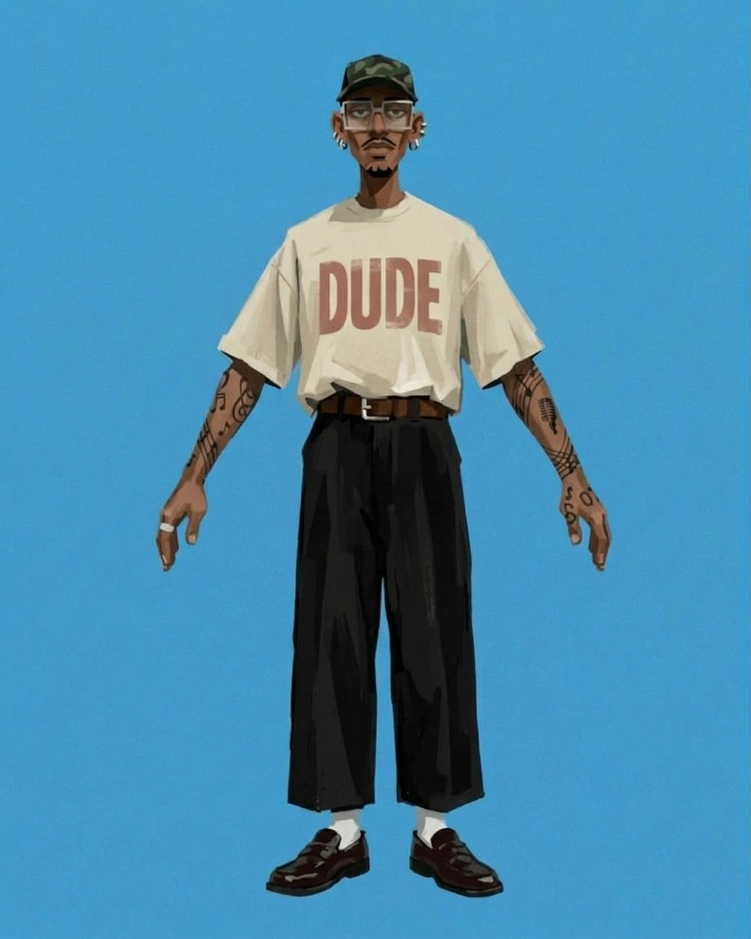
#> input picture art/dude-apose.jpg, 751 x 939 px, shrunk from 921 x 1152 before the run
$ python key.py ../../art/dude-apose.jpg ../../art/dude-apose.jpg
#> lines starting #> are read from the running program, lines starting #| are printed output that depends on the picture; after the words box and inside, x2 and y2 are one past the last pixel; in counts of white or black regions, pixels touching at a corner belong together
import sys, numpy as np
from PIL import Image
from scipy import ndimage as nd
def key(im, bg):
    a = im.astype(np.float32)
    d = np.sqrt(((a - bg) ** 2).sum(-1))
    r, g, b = a[..., 0], a[..., 1], a[..., 2]
    dom = b - np.maximum(r, g)
    a_dist = np.clip((d - 40) / 45, 0, 1)
    a_blue = 1 - np.clip((dom - 14) / 18, 0, 1)
    al = np.maximum(a_dist, a_blue * (d > 25))
    al = np.minimum(al, np.clip((d - 18) / 20, 0, 1))
    lab, n = nd.label(al > .6)
    if n:
        sizes = nd.sum(np.ones_like(al), lab, range(1, n + 1)); keep = np.isin(lab, 1 + np.where(sizes > sizes.max() * .02)[0])
        keep = nd.binary_dilation(keep, iterations=3); al = al * keep
    al = nd.grey_erosion(al, size=(2, 2)) * .35 + al * .65   # a slight choke
    aa = np.clip(al, 1e-3, 1)[..., None]
    fg = np.clip((a - (1 - aa) * bg) / aa, 0, 255)
    fg[..., 2] = np.minimum(fg[..., 2], np.maximum(fg[..., 0], fg[..., 1]) + 6 + 60 * (al > .97))   # despill the edges only
    out = np.dstack([fg, al * 255]).round().clip(0, 255).astype(np.uint8)
    return out
if __name__ == '__main__':
    src, dst = sys.argv[1], sys.argv[2]
    im = np.asarray(Image.open(src).convert('RGB'))
#> im is the input picture: shape (939, 751, 3); mean R, G, B 70.6, 138.4, 174.3
    h, w, _ = im.shape
#> h = 939; w = 751
    border = np.concatenate([im[:8].reshape(-1, 3), im[-8:].reshape(-1, 3), im[:, :8].reshape(-1, 3), im[:, -8:].reshape(-1, 3)])
    bg = np.median(border, 0)
#> bg = [65, 155, 203]
    out = key(im, bg)
#> in key, `r, g, b = a[..., 0], a[..., 1], a[..., 2]`:
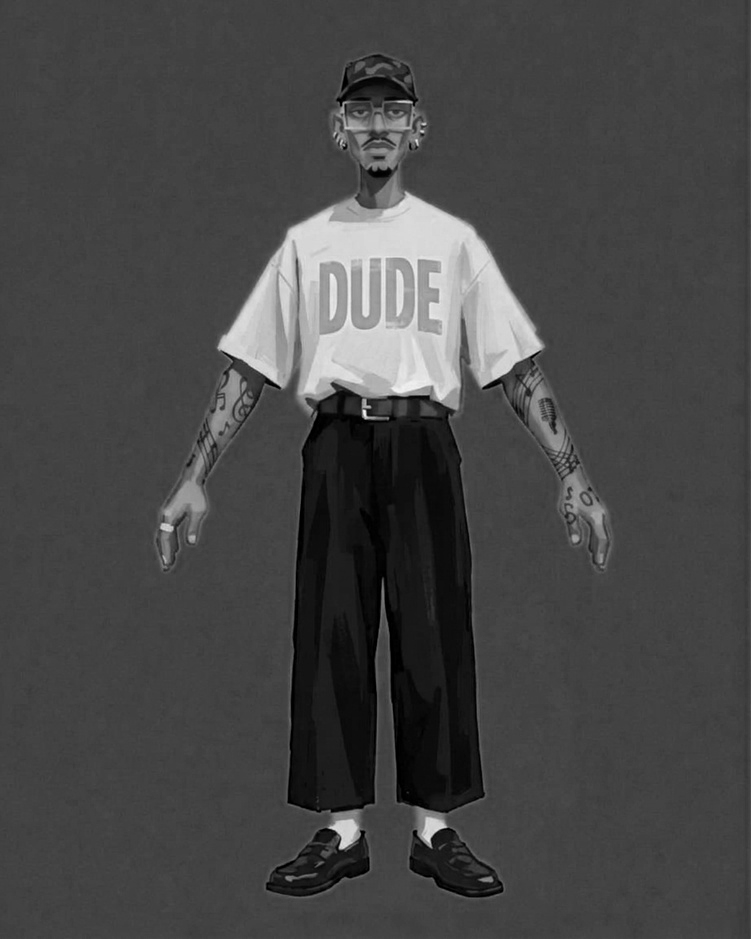
#> r: shape (939, 751) float32; min 0, max 249, mean 70.6
#> in key, `r, g, b = a[..., 0], a[..., 1], a[..., 2]`:
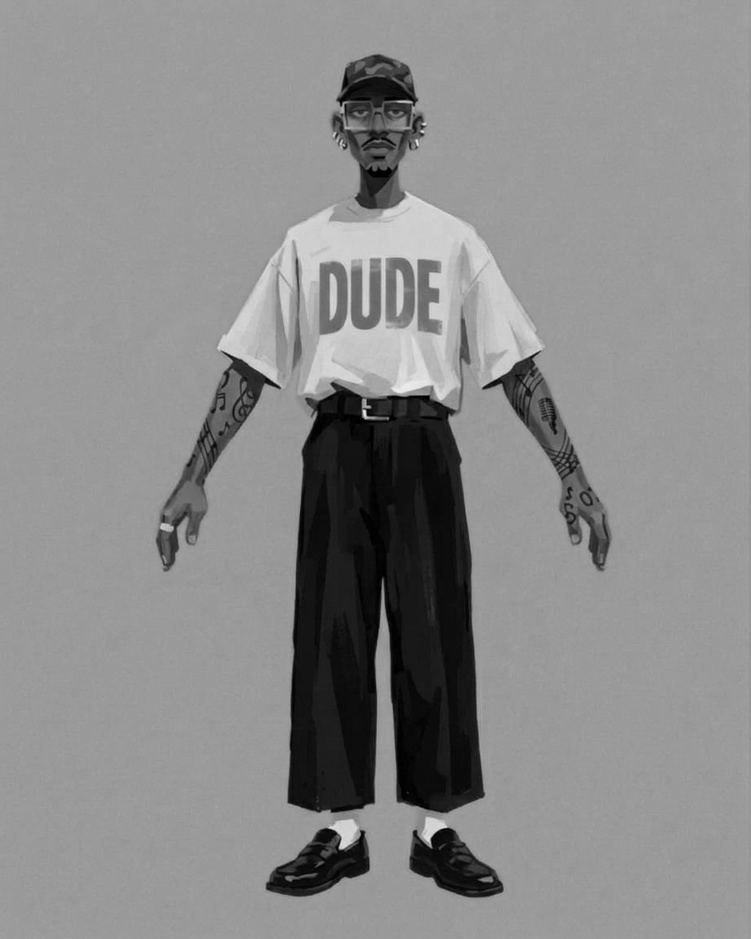
#> g: shape (939, 751) float32; min 0, max 239, mean 138.4
#> in key, `r, g, b = a[..., 0], a[..., 1], a[..., 2]`:
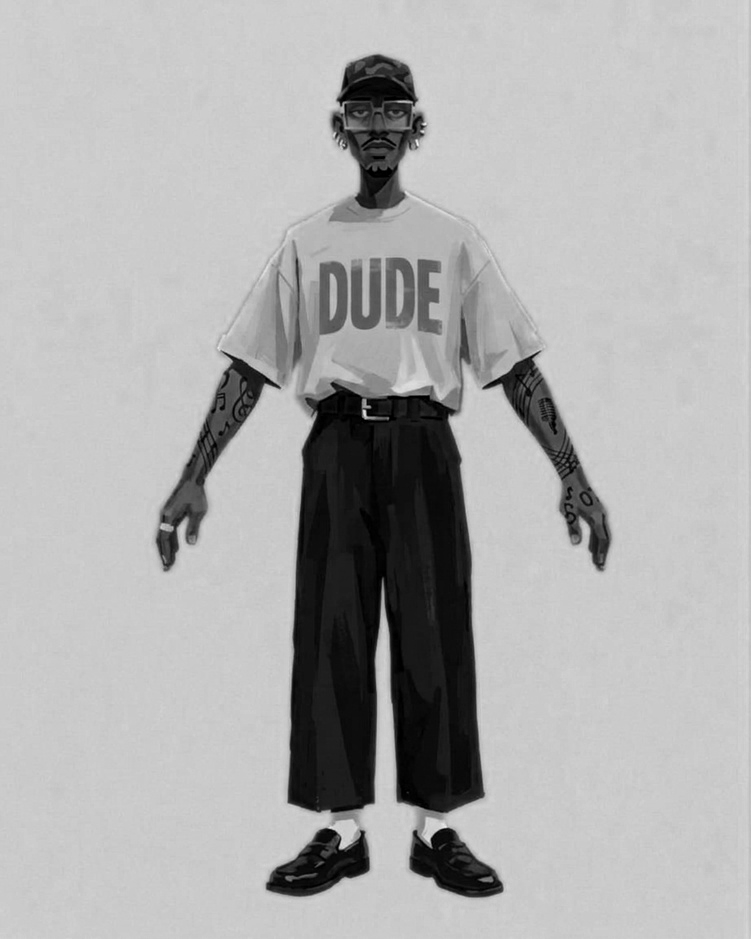
#> b: shape (939, 751) float32; min 0, max 249, mean 174.3
#> in key, `lab, n = nd.label(al > .6)`:
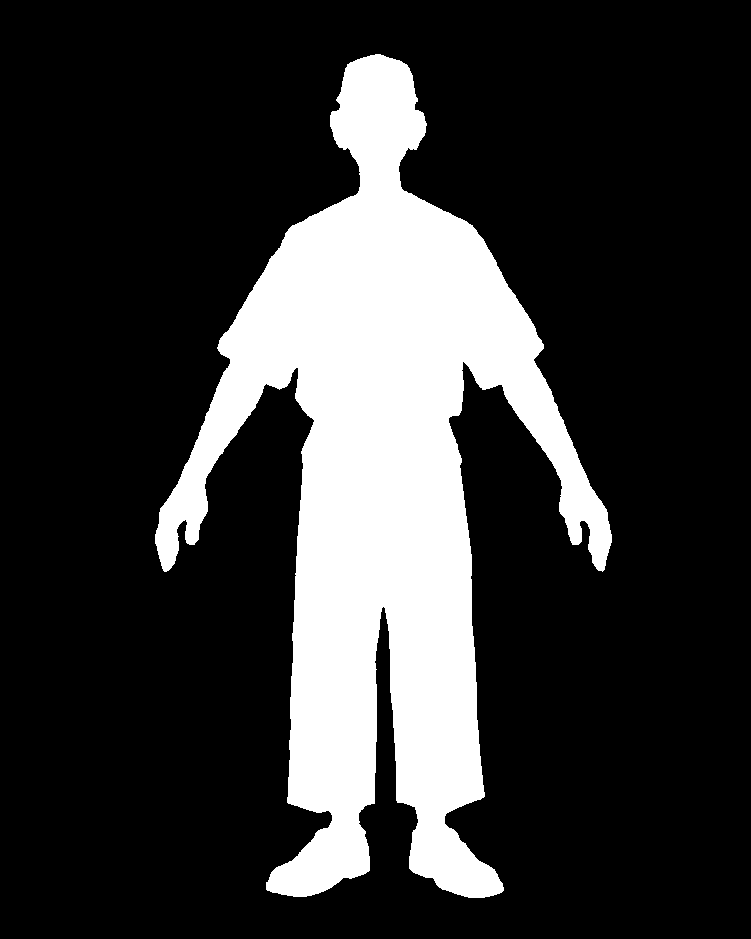
#> lab: shape (939, 751) int32; values 0 (black) and 1 (white), 21.2% white; 1 white region, box (x1, y1, x2, y2) and area: (155, 54, 612, 898) 149848
#> in key, `lab, n = nd.label(al > .6)`: n = 1
#> in key, `sizes = nd.sum(np.ones_like(al), lab, range(1, n + 1))`: sizes = [149848]
#> in key, `keep = nd.binary_dilation(keep, iterations=3)`: keep: shape (939, 751) bool; 22.8% white; 1 white region, box (x1, y1, x2, y2) and area: (152, 51, 615, 901) 160770
#> in key, `fg[..., 2] = np.minimum(fg[..., 2], np.maximum(fg[..., 0], fg[..., 1])..`:
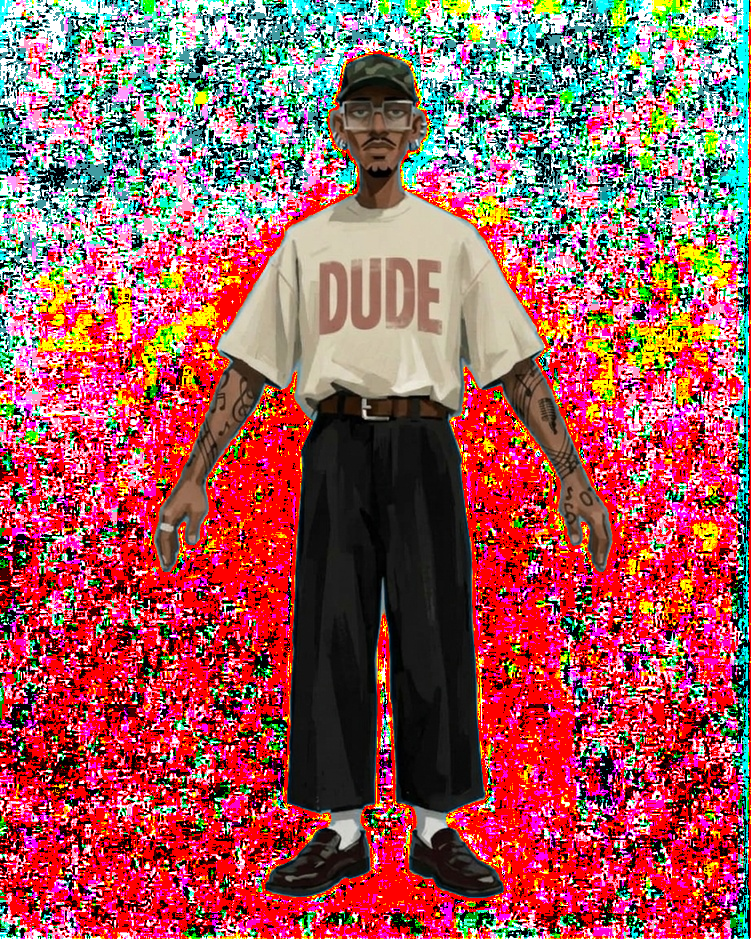
#> fg: shape (939, 751, 3) float64; mean R, G, B 160.7, 88.7, 91.3
#> in key, `out = np.dstack([fg, al * 255]).round().clip(0, 255).astype(np.uint8)`:
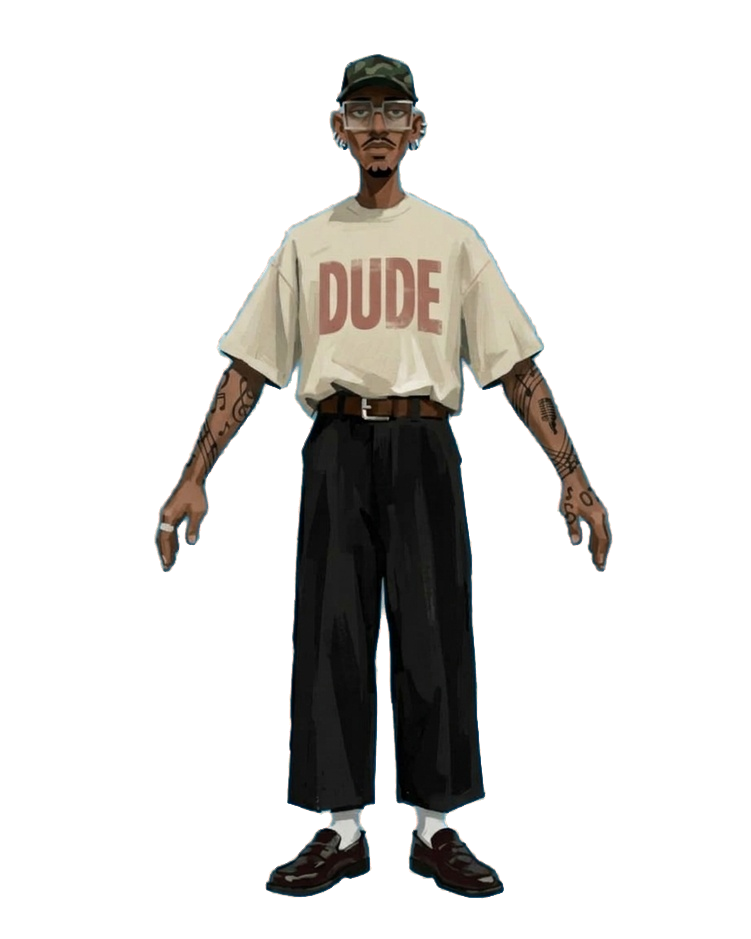
#> out: shape (939, 751, 4); mean R, G, B, A 160.7, 88.7, 91.3, 54.1; transparent parts drawn white
    ys, xs = np.where(out[..., 3] > 10)
    print('bg', bg, 'box', xs.min(), xs.max(), ys.min(), ys.max())
#| bg [ 65. 155. 203.] box 154 612 54 898
    Image.fromarray(out, 'RGBA').save(dst)
